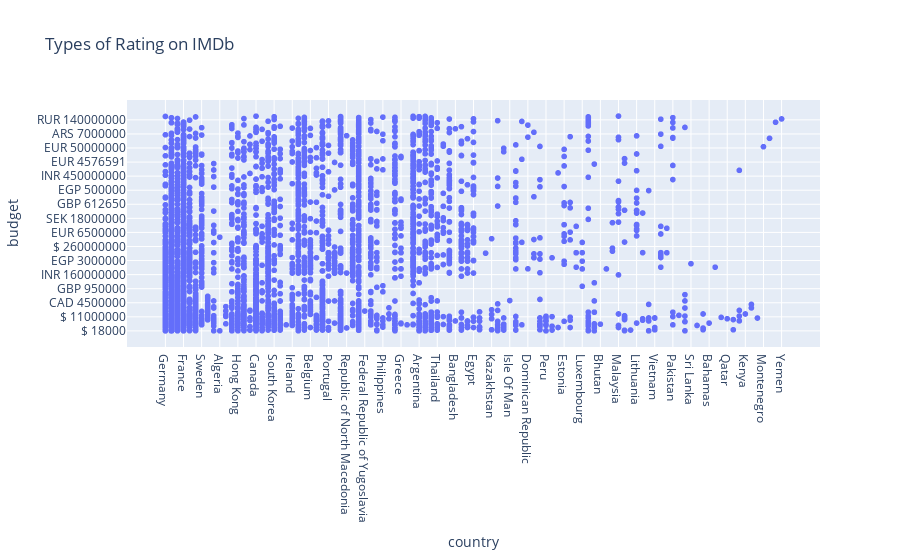

This figure's notebook cell:
### Code cell
Budget = imdb2['budget'].value_counts()
visual = px.data.tips()

Visualization = px.scatter(imdb2, x="country", y="budget",title='Types of Rating on IMDb')

Visualization.show()

### Figure 1 — Plotly figure (JSON) as saved in the notebook; plotly's stock layout.template omitted (floating-point values rounded to 4 significant figures; data arrays with more than 128 entries replaced by an {"elided": "..."} marker saying what was removed)
{"data": [{"hovertemplate": "country=%{x}<br>budget=%{y}<extra></extra>", "legendgroup": "", "marker": {"color": "#636efa", "symbol": "circle"}, "mode": "markers", "name": "", "showlegend": false, "type": "scattergl", "x": {"elided": "12726 str values"}, "xaxis": "x", "y": {"elided": "12726 str values"}, "yaxis": "y"}], "layout": {"autosize": true, "legend": {"tracegroupgap": 0}, "title": {"text": "Types of Rating on IMDb"}, "xaxis": {"anchor": "y", "autorange": true, "domain": [0, 1], "range": [-5.986, 108.0], "title": {"text": "country"}, "type": "category"}, "yaxis": {"anchor": "x", "autorange": true, "domain": [0, 1], "range": [-324.1, 2660.0], "title": {"text": "budget"}, "type": "category"}}}
